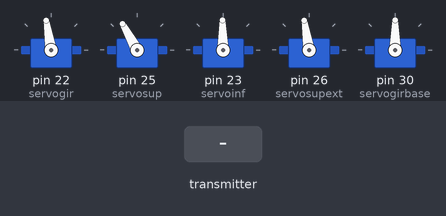
This sketch was run on a simulated Arduino Mega 2560, built with avr-gcc and run on an emulated ATmega2560. On the bench: 5 × servo. The inputs (shaded band) are chosen by the test bench. No radio packets arrive unless stated; what the sketch prints to the serial monitor is not drawn.

Above: at 1.2 s.
1.3 s: the transmitter starts sending ESTADObut = 64
At 1.68 s:
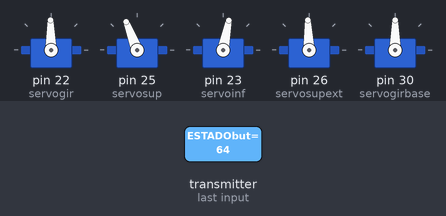
4.3 s: the transmitter starts sending x_ang = 128
At 7.1 s:
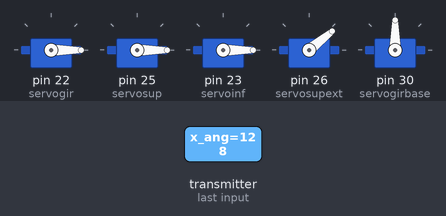
7.3 s: the transmitter starts sending PIN_SW = 1
10.3 s: the transmitter starts sending y_ang = 128
13.3 s: the transmitter starts sending x_ang = 0
At 16.0 s:
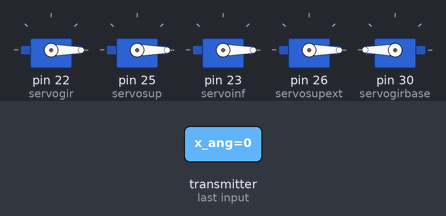
16.3 s: the transmitter starts sending x_ang2 = 255
At 28.6 s:
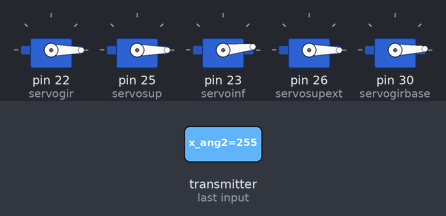
Timing chart, 0 to 29.3 s (numbered marks = the images above; inputs shaded):
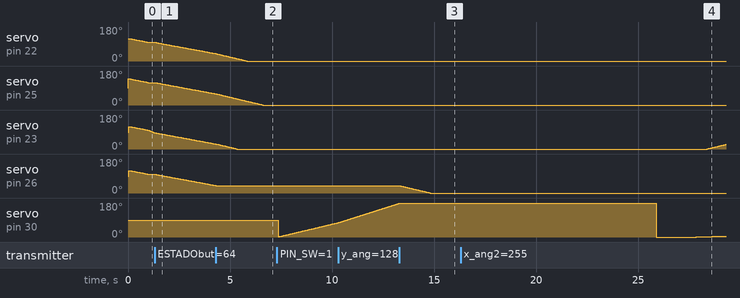

Measured:
- after the input at 1.3 s, servo on pin 22 (servogir): moves from 99° to 39° over 3.0 s, starting at once; servo on pin 25 (servosup): moves from 119° to 59° over 3.0 s, starting at once; servo on pin 26 (servosupext): moves from 99° to 40° over 2.9 s, starting at once
- after the input at 4.3 s, servo on pin 26 (servosupext): goes on until 4.3 s, then stays 39°
- after the input at 13.3 s, servo on pin 26 (servosupext): moves from 39° to 0° over 1.5 s, starting at once
- after the input at 16.3 s, servo on pin 23 (servoinf): moves from 0° to 24° over 0.90 s, starting after 12.1 s

The sketch:

Code_VFinal.ino
```cpp
#include <SPI.h>
#include <nRF24L01.h>
#include <RF24.h>
#include <Servo.h>

#define DATARATE RF24_2MBPS
const uint64_t pipes[2] = {0xF0F0F0F0E1LL, 0xF0F0F0F0D2LL};

#include "printf.h"

RF24 radio(2, 3);
int x;
int girogir;
int giroinf;
int girosup;
int girosupext;
int girogirbase;

int girogiractual = 120;
int giroinfactual = 120;
int girosupactual = 140;
int girosupextactual = 120;
int girogirbaseactual;
Servo servoinf;
Servo servosup;
Servo servosupext;
Servo servogir;
Servo servogirbase;

struct Received_data {
   byte ESTADObut;
   byte PIN_SW;  // botón joy 1
   byte PIN_SW2;  // botón joy 2
   byte x_ang;   //ang joy x 1
   byte y_ang;  //ang joy y 1
   byte x_ang2;  //ang joy x 2
   byte y_ang2;  //ang joy y 2
   byte ang_x; //mpu
   byte ang_y;  //mpu
};

Received_data received_data;

void reset_the_Data()
{
  // SEGURIDAD cuando no recibe datos del TX
  received_data.x_ang = 124;
  received_data.y_ang = 124;
  received_data.x_ang2 = 50;
  received_data.y_ang2 = 124;
  received_data.PIN_SW = 0;
  received_data.PIN_SW2 = 0;
  received_data.ang_x = 125;
  received_data.ang_y = 125;

  received_data.ESTADObut = 0;

}

void setup()
{
  Serial.begin(115200);
  printf_begin();
  servogir.attach(22);
  servosup.attach(25);
  servoinf.attach(23);
  servosupext.attach(26);
  servogirbase.attach(30);


  //reset_the_Data();

  radio.begin();
  radio.openWritingPipe(pipes[0]);
  radio.openReadingPipe(1, pipes[1]);
  radio.setDataRate( DATARATE ) ;
  radio.setPALevel( RF24_PA_MAX ) ;
  radio.setChannel(0x34);
  radio.enableDynamicPayloads() ;
  radio.enableAckPayload();               // not used here
  radio.setRetries(0, 15);                // Smallest time between retries, max no. of retries
  radio.setAutoAck( true ) ;
  radio.printDetails();                   // Dump the configuration of the rf unit for debugging
  radio.powerUp();
  radio.startListening();
}


unsigned long lastRecvTime = 0;

void receive_the_data()
{
  while ( radio.available() ) {
  radio.read(&received_data, sizeof(Received_data));
  lastRecvTime = millis();
  }
}

void loop()
{
   Serial.print(F("Rotacion en X:  "));
   Serial.print(received_data.ang_x);
   Serial.print(F("\t Rotacion en Y: "));
   Serial.print(received_data.ang_y);
   //Serial.print(F("\t Rotacion en Z: "));
   //Serial.println(ang_z);

   Serial.print("\t X_ang:" );
   Serial.print(received_data.x_ang);
   Serial.print("  ");
   Serial.print( "Y_ang:" );
   Serial.print(received_data.y_ang);
   Serial.print( " Botjoy:");
   Serial.print(received_data.PIN_SW);
   Serial.print( "   X_ang2:" );
   Serial.print(received_data.x_ang2);
   Serial.print("  ");
   Serial.print( "Y_ang2:" );
   Serial.print(received_data.y_ang2);
   Serial.print( " Botjoy2:");
   Serial.print(received_data.PIN_SW2);


   Serial.print(F("  Botón switch: "));
   Serial.println(received_data.ESTADObut);

   girogir = map(received_data.y_ang, 0, 255, 0, 180);
   girosupext = map(received_data.x_ang, 0, 255, 0, 180);
   girosup = map(received_data.y_ang2, 0, 255, 0, 180);
   giroinf = map(received_data.x_ang2, 0, 255, 0, 180);


   if (girogir >= 120){
    girogiractual ++;
    servogir.write(girogiractual);
    delay(10);
   }
   if (girogir <= 70){
    girogiractual --;
    servogir.write(girogiractual);
    delay(10);
   }

 //-------------------------------------------------------//
   if (girosup >= 120){
    girosupactual ++;
    servosup.write(girosupactual);
    delay(10);
   }
   if (girosup <= 70){
    girosupactual --;
    servosup.write(girosupactual);
    delay(10);
   }

 //-------------------------------------------------------//
   if (girosupext >= 120){
    girosupextactual ++;
    servosupext.write(girosupextactual);
    delay(10);
   }
   if (girosupext <= 70){
    girosupextactual --;
    servosupext.write(girosupextactual);
    delay(10);
   }

 //-------------------------------------------------------//

   if (giroinf >= 120){
    giroinfactual ++;
    servoinf.write(giroinfactual);
    delay(10);
   }
   if (giroinf <= 70){
    giroinfactual --;
    servoinf.write(giroinfactual);
    delay(10);
   }

 //-------------------------------------------------------//
    // girogir base //

   if (received_data.PIN_SW == 1){
    girogirbase ++;
    servogirbase.write(girogirbase);

   }
   if (received_data.PIN_SW2 == 1){
    girogirbase --;
    servogirbase.write(girogirbase);

   }


   receive_the_data();

// si se pierde la señal por 1 segundo
  unsigned long now = millis();
  if ( now - lastRecvTime > 1000 ) {
    reset_the_Data();
    Serial.println("Fail...............................................");

  }
}
```

printf.h
```cpp
// (licence header left out)
/**
 * @file printf.h
 *
 * Setup necessary to direct stdout to the Arduino Serial library, which
 * enables 'printf'
 */

#ifndef __PRINTF_H__
#define __PRINTF_H__

#ifdef ARDUINO

int serial_putc( char c, FILE * )
{
  Serial.write( c );

  return c;
}

void printf_begin(void)
{
  fdevopen( &serial_putc, 0 );
}

#else
#error This example is only for use on Arduino.
#endif // ARDUINO

#endif // __PRINTF_H__
```
